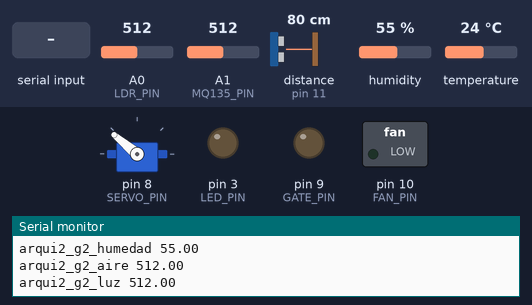
Bench run of a sketch on a simulated Arduino Uno, built with avr-gcc and run on an emulated ATmega328P. On the bench: servo, switched loads named in the sketch (green lamp = pin HIGH), output pins drawn as LEDs (lit = HIGH), the last lines printed to the serial monitor. Wiring (inferred from the names in the program): ultrasonic range finder: trigger pin 12; echo pin 11. The test bench sets the inputs (shaded band); at power-on: A0 (LDR_PIN) = 512, A1 (MQ135_PIN) = 512, distance to the obstacle (sensor on pin 11) 80 cm, humidity 55 %, temperature 24 °C. The echo pulse lasts 58.3 µs per cm; pins used as bus, display or sensor lines are not drawn.

Above: at 1.2 s.
1.3 s: "arqui2_g2_actuador 0\n" received over Serial
12.8 s: "arqui2_g2_fan 1\n" received over Serial
At 22.5 s:
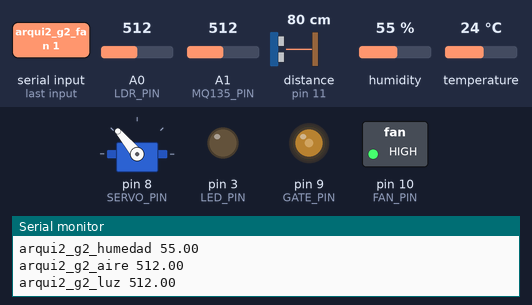
23.7 s: "arqui2_g2_fan 0\n" received over Serial
At 33.0 s:
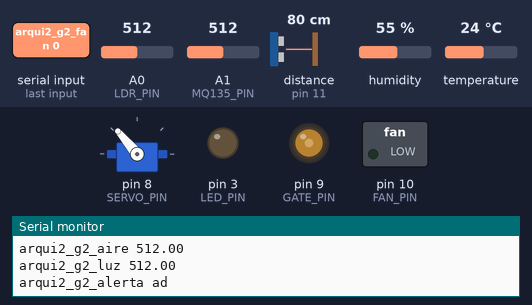
33.8 s: "arqui2_g2_actuador 1\n" received over Serial
At 45.8 s:
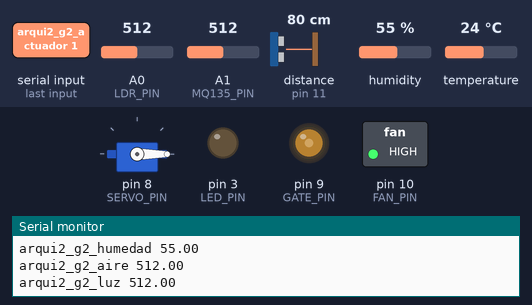
Timing chart, 0 to 76.2 s (numbered marks = the images above; inputs shaded):
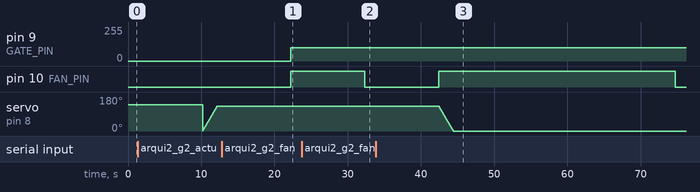

Measured:
- after the input at 12.8 s, pin 9 (GATE_PIN): 0/255 → 100/255 after 9.4 s; pin 10 (FAN_PIN): LOW → HIGH after 9.4 s
- after the input at 23.7 s, pin 10 (FAN_PIN): HIGH → LOW after 8.7 s
- after the input at 33.8 s, servo on pin 8 (SERVO_PIN): moves from 130° to 0° over 1.9 s, starting after 8.7 s

The sketch:

app.ino
```cpp
#include "definitions.h"

#include <Arduino.h>
#include <Servo.h>

DHT dht(DHT_PIN, DHT_TYPE);
Servo servoMotor;

// Banderas para el estado de ciclos
int lightCurrentCycle = CYCLE_ONE;
int airCurrentCycle = CYCLE_ONE;

// Variables para los temporizadores
const unsigned long secondInterval = 1000;
unsigned long previousMillis = 0;
int timerLight = 0;
int timerAir = 0;

// Flag para evitar colision de temperatura y aire
// 0: Esta libre
// 1: Esta siendo usado por el monitoreo de aire
// 2: Esta siendo usado por el monitoro de temperatura
int fanIsUsed = 0;

String dataReceived = "";

void setup() {
  // Inicia comunicacion serial
  Serial.begin(9600);

  // Inicialización: Sensor DHT11
  dht.begin();

  // Inicialización: Sensor Ultrasonico
  pinMode(PIN_TRIGGER, OUTPUT);
  pinMode(PIN_ECHO, INPUT);

  // Inicialización: Sensor de Aire
  pinMode(MQ135_PIN, INPUT);

  // Inicialización: Sensor de Luz
  pinMode(LDR_PIN, INPUT);

  // Inicialización: LED
  pinMode(LED_PIN, OUTPUT);
  digitalWrite(LED_PIN, LOW);

  // Inicialización: Ventilador
  pinMode(FAN_PIN, OUTPUT);
  digitalWrite(FAN_PIN, LOW);

  // Inicialización: Gate
  pinMode(GATE_PIN, OUTPUT);
  digitalWrite(GATE_PIN, LOW);

  // Inicializacion: Servo
  servoMotor.attach(SERVO_PIN);
  servoMotor.write(140);   // Inicializa el servo en grados iniciales
}

void generatePullTrigger() {
  digitalWrite(PIN_TRIGGER, LOW);
  delayMicroseconds(4);
  digitalWrite(PIN_TRIGGER, HIGH);
  delayMicroseconds(10);
  digitalWrite(PIN_TRIGGER, LOW);
}

bool thereIsPerson(long distance) {
  if (distance <= 0) {
    return false;
  } else if (distance < MIN_DISTANCE) {
    return true;
  } else {
    return false;
  }
}

void printSensorValues(long distance, float temperature, float humidity, float air, float light) {
  //Serial1.println("--------------");
  //Serial1.print("Distancia (cm): ");
  //Serial1.println(distance);
  //Serial1.print("Temperatura (c): ");
  //Serial1.println(temperature);
  //Serial1.print("Humedad (%): ");
  //Serial1.println(humidity);
  //Serial1.print("Aire (ppm): ");
  //Serial1.println(air);
  //Serial1.print("Luz (Lum): ");
  //Serial1.println(light);
}

void sendSensorValues(long distance, float temperature, float humidity, float air, float light) {
  Serial.print("arqui2_g2_distancia ");
  Serial.println(distance);
  Serial.print("arqui2_g2_temperatura ");
  Serial.println(temperature);
  Serial.print("arqui2_g2_humedad ");
  Serial.println(humidity);
  Serial.print("arqui2_g2_aire ");
  Serial.println(air);
  Serial.print("arqui2_g2_luz ");
  Serial.println(light);
}

/**
  Envia una alerta a través de conexión serial.
*/
void sendAlert(String keyAlert) {
  Serial.print("arqui2_g2_alerta ");
  Serial.println(keyAlert);
}

/**
  Actualiza un temporizador cada vez que se detecta que ha pasado un segundo.

  @param timer El temporizador a actualizar
  @return El temporizador actualizado
*/
int updateTimer(int timer) {
  unsigned long currentMillis = millis();
  if (currentMillis - previousMillis >= secondInterval) {
    previousMillis = currentMillis;
    return (timer + 1);
  }
  return timer;
}

/**
  Monitorea la calidad del aire y dependiendo de la misma,
  decide si activar la ventilación. Además, maneja la lógica de los estados de
  esta función.

  @param airQuality Valor actual de la calidad del aire.
*/
void monitorAirQuality(float airQuality) {
  if (airQuality > MIN_CO2 || airCurrentCycle != CYCLE_ONE) {
    // Si el aire está contaminado, se actualiza el temporizador.
    timerAir = updateTimer(timerAir);
    switch (airCurrentCycle) {
      case CYCLE_ONE:
        if (timerAir >= TIMER_LIMIT_AIR) {
          // Enviar alerta y pasar al siguiente ciclo
          sendAlert(AIR_ALERT_1);
          airCurrentCycle = CYCLE_TWO;
        }
        break;
      case CYCLE_TWO:
        if (timerAir >= TIMER_LIMIT_AIR) {
          // Iniciar limpieza de aire
          if (fanIsUsed == 0){
            fanIsUsed = 1;
            digitalWrite(FAN_PIN, HIGH);

          }
          // Reiniciar temporizador y pasar al siguiente ciclo
          timerAir = 0;
          airCurrentCycle = CYCLE_THREE;
        }
        break;
      case CYCLE_THREE:
        if (timerAir >= TIMER_LIMIT_FAN) {
          // Finalizar limpieza de aire
          if(fanIsUsed == 1){
            fanIsUsed = 0;
            digitalWrite(FAN_PIN, LOW);
          }

          // Reiniciar temporizador y reiniciar ciclado
          timerAir = 0;
          airCurrentCycle = CYCLE_ONE;
          sendAlert(AIR_ALERT_2);
        }
        break;
    }
  } else {
    // Si el aire está en nivel aceptable, se reinicia el temporizador y el ciclado
    timerAir = 0;
    airCurrentCycle = CYCLE_ONE;
  }
  return;
}

/*
  Descripcion:  Leer la bandera de encendido de la DB para encender la luz.
                Si viene un dato L1 en la DB extraer el valor que contiene.
                1: Encender LED
                2: Apagar LED
*/
void switchLight() {
  if (dataReceived == "") {
    return;
  } else if (dataReceived == "arqui2_g2_led 0") {
    digitalWrite(LED_PIN, LOW);
  } else if (dataReceived == "arqui2_g2_led 1") {
    digitalWrite(LED_PIN, HIGH);
  }
}

void monitorLight(long distance) {


  // Verificar si hay alguna persona en la habitacion
  if (thereIsPerson(distance)) {
    // Reiniciar temporizador y el ciclo actual a 1.
    timerLight = 0;
    lightCurrentCycle = CYCLE_ONE;
    switchLight();
    return;
  }

  // Verificar si no hay alguna persona y la luz está encendida
  if (!thereIsPerson(distance) && (digitalRead(LED_PIN) == HIGH)) {
    // Actualizar temporizador
    timerLight = updateTimer(timerLight);

    switch (lightCurrentCycle) {
      case CYCLE_ONE:
        // Verificar si terminó el temporizador
        if (timerLight >= TIMER_LIMIT_LIGHT) {
          // Enviar alerta
          sendAlert(LIGHT_ALERT_1);

          // Reiniciar temporizador y pasar al siguiente ciclo
          timerLight = 0;
          lightCurrentCycle = CYCLE_TWO;
        }
        break;
      case CYCLE_TWO:
        // Verificar si terminó el temporizador
        if (timerLight >= TIMER_LIMIT_LIGHT) {
          // Enviar alerta
          sendAlert(LIGHT_ALERT_2);

          // Reiniciar temporizador y reiniciar el ciclo.
          timerLight = 0;
          lightCurrentCycle = CYCLE_ONE;

          // Apagar la luz
          digitalWrite(LED_PIN, LOW);
        }
        break;
    }
  }
  return;
}

/**
  Método que verifica si se recibieron datos a través de la conexión serial.
  Luego, según lo recibido, activa o desactiva el FAN.

  TODO: Implementar dos velocidades
*/
void switchTemperatureFan() {
  if (dataReceived == "") {
    return;
  } else if (dataReceived == "arqui2_g2_fan 0") {
    fanIsUsed = 0;
    digitalWrite(FAN_PIN, LOW);
  } else if (dataReceived == "arqui2_g2_fan 1") {
    fanIsUsed = 2;
    digitalWrite(FAN_PIN, HIGH);
    analogWrite(GATE_PIN, 100);
  } else if (dataReceived == "arqui2_g2_fan 2") {
    fanIsUsed = 2;
    digitalWrite(FAN_PIN, HIGH);
    analogWrite(GATE_PIN, 1000);
  }
}

void monitorTemperature(float temperature) {
  // Si el FAN está apagado o siendo utilizado por esta herramienta, detectar cambios
  if (digitalRead(FAN_PIN) == LOW or (digitalRead(FAN_PIN) == HIGH && fanIsUsed == 2)) {
    switchTemperatureFan();
    return;
  }
}

void rotateServoMotor(int angle) {
  if (angle == 0) {
    return;
  } else if (angle > 0) {
    for (int pos = 0; pos <= angle; pos += 1) {
      servoMotor.write(pos);
      delay(15);
    }
  } else if (angle < 0) {
    for (int position = 180; position >= angle; position -= 1) {
      servoMotor.write(position);
      delay(15);
    }
  }
}

void switchActuator() {
  if (dataReceived == "") {
    return;
  } else if (dataReceived == "arqui2_g2_actuador 0") {
    // Mueve el servo de 0 a 130 grados
    for (int pos = 0; pos <= 130; pos += 1) {
      servoMotor.write(pos);
      delay(15);  // Pequeño retardo para suavizar el movimiento
    }
  } else if (dataReceived == "arqui2_g2_actuador 1") {
    // Mueve el servo de 130 a 0 grados
    for (int pos = 130; pos >= 0; pos -= 1) {
      servoMotor.write(pos);
      delay(15);  // Pequeño retardo para suavizar el movimiento
    }
  }
}

void monitorActuator() {
  switchActuator();
}

/**
  Verifica si hay datos entrantes por la conexión serial.

  @return Cadena de los datos entrantes, si no hay, cadena vacia.
*/
String checkDataInput() {
  String dataReceived = "";

  while (Serial.available() > 0) {
    char character = Serial.read();

    // Si se recibe un carácter de nueva línea, significa que la cadena ha terminado
    if (character == '\n') {
      break;
    } else {
      // Agrega el carácter a la cadena en construcción
      dataReceived += character;
    }
  }

  // Si se recibieron datos, se imprimen en el Monitor
  if (dataReceived != "") {
    //Serial1.print(">> Datos recibidos -> ");
    //Serial1.println(dataReceived);
  }

  return dataReceived;
}


void loop() {
  dataReceived = checkDataInput();

  // Leer datos de los sensores
  generatePullTrigger();
  long time = pulseIn(PIN_ECHO, HIGH);
  long distance = time / 58.3;
  float temperature = dht.readTemperature();
  float humidity = dht.readHumidity();
  float air = analogRead(MQ135_PIN);
  float light = analogRead(LDR_PIN);

  // Imprimir datos de los sensores en el monitor.
  printSensorValues(distance, temperature, humidity, air, light);

  // Enviar los datos de los sensores.
  sendSensorValues(distance, temperature, humidity, air, light);

  // Monitor de luz (TEST)
  monitorLight(distance);

  // Monitor de calidad de aire (TEST)
  monitorAirQuality(air);

  // Monitor de temperatura (TEST)
  monitorTemperature(temperature);

  // Monitor de Servo (TEST)
  monitorActuator();

  delay(10000);
}
```

definitions.h
```cpp
 #ifndef DEFINITIONS_H
#define DEFINITIONS_H

#include <DHT.h>

// PINES DEL SENSOR ULTRASONICO
#define PIN_ECHO 11
#define PIN_TRIGGER 12

// PIN DEL SENSOR DE TEMPERATURA Y HUMEDAD
#define DHT_PIN  13
#define DHT_TYPE DHT11

// PIN DEL SENSOR LDR
#define LDR_PIN A0

// PIN DEL SENSOR DE AIRE
#define MQ135_PIN A1

// PIN DEL VENTILADOR
#define FAN_PIN 10

// PIN DEL GATE
#define GATE_PIN 9

// PIN DEL LED
#define LED_PIN 3

// PIN DEL SERVO
#define SERVO_PIN 8

// UMBRALES
#define MIN_DISTANCE 30
#define MAX_TEMPERATURE 30
#define MIN_CO2 300

// CICLOS
#define CYCLE_ONE 1
#define CYCLE_TWO 2
#define CYCLE_THREE 3

// TIEMPO DE TEMPORIZADOR
#define TIMER_LIMIT_LIGHT 3
#define TIMER_LIMIT_AIR   3
#define TIMER_LIMIT_FAN   3

// KEYS DE ALERTAS
#define INIT_ALERT    "i"      // Inicializando
#define AIR_ALERT_1   "ad"     // Aire en condiciones deficientes
#define AIR_ALERT_2   "ao"     // Aire en condiciones optimas
#define LIGHT_ALERT_1 "l1"     // La luz esta encendida y la habitacion esta vacia
#define LIGHT_ALERT_2 "l2"     // Apagando la luz
#define TEMP_ALERT_1  "t1"     // La temperatura ha alcanzado niveles aceptables

#endif
```
